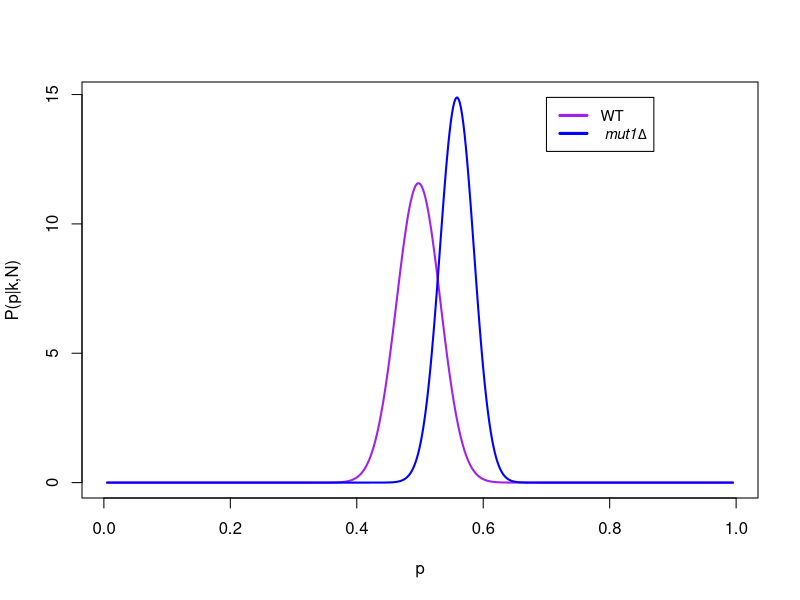

Source code (R):

####Data####
N_WT=209
k_WT=104
N_mut=342
k_mut=191

theta = seq(0.005, 0.995, length = 500)
#####Calculate posterior distributions for each strain####
wt<-dbeta(theta,1+k_WT,1+N_WT-k_WT)
mut<-dbeta(theta,1+k_mut,1+N_mut-k_mut)

#####Plot distributions####
m = max(c(mut, wt))
plot(theta, wt, type = "l", ylab = "P(p|k,N)", lty = 1, lwd = 2,
     ylim = c(0, m), col = 'purple',xlab = "p")
lines(theta, mut, lty = 1, lwd = 2, col = "blue")
legend(x=.7,y=m,c("WT", expression(italic(" mut1")*Delta)), lty = c(1, 1),
       lwd = c(3, 3), col = c("purple", "blue"),cex=.9)

#####Probability of p>0.5####
#Mutant1
1-pbeta(.5,1+k_mut,1+N_mut-k_mut)
#WT
1-pbeta(.5,1+k_WT,1+N_WT-k_WT)

#Binom test
binom.test(k_WT,N_WT,.5,"greater")
binom.test(k_mut,N_mut,.5,"greater")

